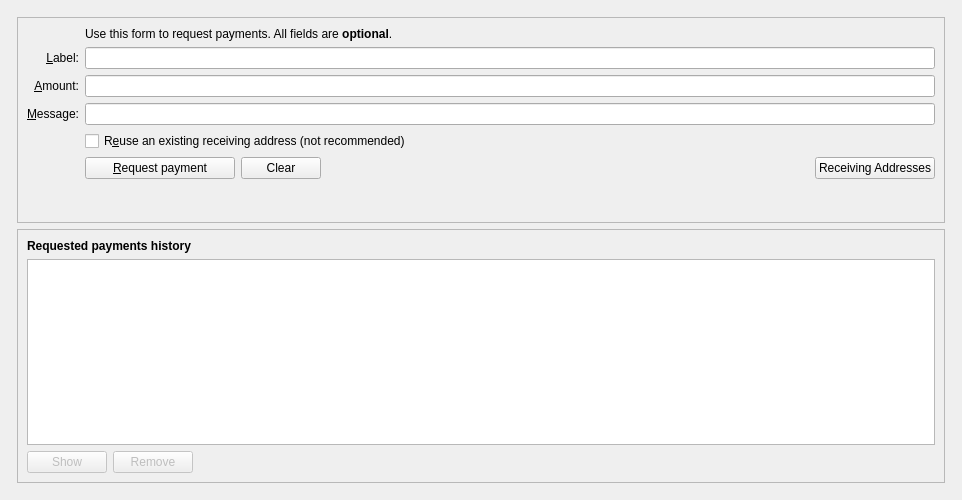
<?xml version="1.0" encoding="UTF-8"?>
<ui version="4.0">
 <class>ReceiveCoinsDialog</class>
 <widget class="QWidget" name="ReceiveCoinsDialog">
  <property name="geometry">
   <rect>
    <x>0</x>
    <y>0</y>
    <width>962</width>
    <height>500</height>
   </rect>
  </property>
  <layout class="QVBoxLayout" name="verticalLayout" stretch="0">
   <item>
    <layout class="QVBoxLayout" name="verticalLayout_Master" stretch="0,1">
     <property name="spacing">
      <number>0</number>
     </property>
     <item>
      <widget class="QFrame" name="frame_Header">
       <layout class="QVBoxLayout" name="verticalLayout_8">
        <property name="leftMargin">
         <number>0</number>
        </property>
        <property name="topMargin">
         <number>0</number>
        </property>
        <property name="rightMargin">
         <number>0</number>
        </property>
        <property name="bottomMargin">
         <number>0</number>
        </property>
        <item>
         <layout class="QHBoxLayout" name="horizontalLayout_Header"/>
        </item>
       </layout>
      </widget>
     </item>
     <item>
      <widget class="QFrame" name="frame_BG">
       <layout class="QVBoxLayout" name="verticalLayout_5">
        <property name="leftMargin">
         <number>6</number>
        </property>
        <property name="topMargin">
         <number>6</number>
        </property>
        <property name="rightMargin">
         <number>6</number>
        </property>
        <property name="bottomMargin">
         <number>6</number>
        </property>
        <item>
         <widget class="QFrame" name="frame2">
          <property name="sizePolicy">
           <sizepolicy hsizetype="Preferred" vsizetype="Expanding">
            <horstretch>0</horstretch>
            <verstretch>0</verstretch>
           </sizepolicy>
          </property>
          <property name="frameShape">
           <enum>QFrame::StyledPanel</enum>
          </property>
          <property name="frameShadow">
           <enum>QFrame::Sunken</enum>
          </property>
          <layout class="QVBoxLayout" name="verticalLayout_3">
           <item>
            <layout class="QGridLayout" name="gridLayout">
             <item row="7" column="2">
              <widget class="QCheckBox" name="reuseAddress">
               <property name="toolTip">
                <string>Reuse one of the previously used receiving addresses.&lt;br&gt;Reusing addresses has security and privacy issues.&lt;br&gt;Do not use this unless re-generating a payment request made before.</string>
               </property>
               <property name="text">
                <string>R&amp;euse an existing receiving address (not recommended)</string>
               </property>
              </widget>
             </item>
             <item row="7" column="0">
              <widget class="QLabel" name="label_4">
               <property name="text">
                <string/>
               </property>
              </widget>
             </item>
             <item row="6" column="0">
              <widget class="QLabel" name="label_3">
               <property name="toolTip">
                <string>An optional message to attach to the payment request, which will be displayed when the request is opened. Note: The message will not be sent with the payment over the Midas network.</string>
               </property>
               <property name="text">
                <string>&amp;Message:</string>
               </property>
               <property name="alignment">
                <set>Qt::AlignRight|Qt::AlignTrailing|Qt::AlignVCenter</set>
               </property>
               <property name="buddy">
                <cstring>reqMessage</cstring>
               </property>
              </widget>
             </item>
             <item row="4" column="2">
              <widget class="QLineEdit" name="reqLabel">
               <property name="toolTip">
                <string>An optional label to associate with the new receiving address.</string>
               </property>
              </widget>
             </item>
             <item row="6" column="2">
              <widget class="QLineEdit" name="reqMessage">
               <property name="toolTip">
                <string>An optional message to attach to the payment request, which will be displayed when the request is opened.&lt;br&gt;Note: The message will not be sent with the payment over the Midas network.</string>
               </property>
              </widget>
             </item>
             <item row="2" column="2">
              <widget class="QLabel" name="label_5">
               <property name="text">
                <string>Use this form to request payments. All fields are &lt;b&gt;optional&lt;/b&gt;.</string>
               </property>
              </widget>
             </item>
             <item row="4" column="0">
              <widget class="QLabel" name="label_2">
               <property name="toolTip">
                <string>An optional label to associate with the new receiving address.</string>
               </property>
               <property name="text">
                <string>&amp;Label:</string>
               </property>
               <property name="alignment">
                <set>Qt::AlignRight|Qt::AlignTrailing|Qt::AlignVCenter</set>
               </property>
               <property name="buddy">
                <cstring>reqLabel</cstring>
               </property>
              </widget>
             </item>
             <item row="5" column="0">
              <widget class="QLabel" name="label">
               <property name="toolTip">
                <string>An optional amount to request. Leave this empty or zero to not request a specific amount.</string>
               </property>
               <property name="text">
                <string>&amp;Amount:</string>
               </property>
               <property name="alignment">
                <set>Qt::AlignRight|Qt::AlignTrailing|Qt::AlignVCenter</set>
               </property>
               <property name="buddy">
                <cstring>reqAmount</cstring>
               </property>
              </widget>
             </item>
             <item row="5" column="2">
              <widget class="BitcoinAmountField" name="reqAmount">
               <property name="minimumSize">
                <size>
                 <width>80</width>
                 <height>0</height>
                </size>
               </property>
               <property name="toolTip">
                <string>An optional amount to request. Leave this empty or zero to not request a specific amount.</string>
               </property>
              </widget>
             </item>
             <item row="8" column="0">
              <widget class="QLabel" name="label_7">
               <property name="text">
                <string/>
               </property>
              </widget>
             </item>
             <item row="8" column="2">
              <layout class="QHBoxLayout" name="horizontalLayout">
               <item>
                <widget class="QPushButton" name="receiveButton">
                 <property name="minimumSize">
                  <size>
                   <width>150</width>
                   <height>0</height>
                  </size>
                 </property>
                 <property name="text">
                  <string>&amp;Request payment</string>
                 </property>
                 <property name="icon">
                  <iconset resource="../midas.qrc">
                   <normaloff>:/icons/receiving_addresses</normaloff>:/icons/receiving_addresses</iconset>
                 </property>
                </widget>
               </item>
               <item>
                <widget class="QPushButton" name="clearButton">
                 <property name="sizePolicy">
                  <sizepolicy hsizetype="Minimum" vsizetype="Fixed">
                   <horstretch>0</horstretch>
                   <verstretch>0</verstretch>
                  </sizepolicy>
                 </property>
                 <property name="toolTip">
                  <string>Clear all fields of the form.</string>
                 </property>
                 <property name="text">
                  <string>Clear</string>
                 </property>
                 <property name="icon">
                  <iconset resource="../midas.qrc">
                   <normaloff>:/icons/remove</normaloff>:/icons/remove</iconset>
                 </property>
                 <property name="autoDefault">
                  <bool>false</bool>
                 </property>
                </widget>
               </item>
               <item>
                <spacer name="horizontalSpacer">
                 <property name="orientation">
                  <enum>Qt::Horizontal</enum>
                 </property>
                 <property name="sizeHint" stdset="0">
                  <size>
                   <width>40</width>
                   <height>20</height>
                  </size>
                 </property>
                </spacer>
               </item>
               <item>
                <widget class="QPushButton" name="receivingAddressesButton">
                 <property name="text">
                  <string>Receiving Addresses</string>
                 </property>
                 <property name="icon">
                  <iconset resource="../midas.qrc">
                   <normaloff>:/icons/address-book</normaloff>:/icons/address-book</iconset>
                 </property>
                 <property name="autoDefault">
                  <bool>false</bool>
                 </property>
                </widget>
               </item>
              </layout>
             </item>
             <item row="9" column="2">
              <spacer name="verticalSpacer">
               <property name="orientation">
                <enum>Qt::Vertical</enum>
               </property>
               <property name="sizeHint" stdset="0">
                <size>
                 <width>20</width>
                 <height>40</height>
                </size>
               </property>
              </spacer>
             </item>
            </layout>
           </item>
          </layout>
         </widget>
        </item>
        <item>
         <widget class="QFrame" name="frame">
          <property name="sizePolicy">
           <sizepolicy hsizetype="Preferred" vsizetype="Expanding">
            <horstretch>0</horstretch>
            <verstretch>0</verstretch>
           </sizepolicy>
          </property>
          <property name="frameShape">
           <enum>QFrame::StyledPanel</enum>
          </property>
          <property name="frameShadow">
           <enum>QFrame::Raised</enum>
          </property>
          <layout class="QVBoxLayout" name="verticalLayout_2">
           <item>
            <widget class="QLabel" name="label_6">
             <property name="font">
              <font>
               <weight>75</weight>
               <bold>true</bold>
              </font>
             </property>
             <property name="text">
              <string>Requested payments history</string>
             </property>
            </widget>
           </item>
           <item>
            <widget class="QTableView" name="recentRequestsView">
             <property name="palette">
              <palette>
               <active>
                <colorrole role="Text">
                 <brush brushstyle="SolidPattern">
                  <color alpha="255">
                   <red>51</red>
                   <green>51</green>
                   <blue>51</blue>
                  </color>
                 </brush>
                </colorrole>
               </active>
               <inactive>
                <colorrole role="Text">
                 <brush brushstyle="SolidPattern">
                  <color alpha="255">
                   <red>51</red>
                   <green>51</green>
                   <blue>51</blue>
                  </color>
                 </brush>
                </colorrole>
               </inactive>
               <disabled>
                <colorrole role="Text">
                 <brush brushstyle="SolidPattern">
                  <color alpha="255">
                   <red>85</red>
                   <green>85</green>
                   <blue>85</blue>
                  </color>
                 </brush>
                </colorrole>
               </disabled>
              </palette>
             </property>
             <property name="contextMenuPolicy">
              <enum>Qt::CustomContextMenu</enum>
             </property>
             <property name="tabKeyNavigation">
              <bool>false</bool>
             </property>
             <property name="sortingEnabled">
              <bool>true</bool>
             </property>
            </widget>
           </item>
           <item>
            <layout class="QHBoxLayout" name="horizontalLayout_2">
             <item>
              <widget class="QPushButton" name="showRequestButton">
               <property name="enabled">
                <bool>false</bool>
               </property>
               <property name="toolTip">
                <string>Show the selected request (does the same as double clicking an entry)</string>
               </property>
               <property name="text">
                <string>Show</string>
               </property>
               <property name="icon">
                <iconset resource="../midas.qrc">
                 <normaloff>:/icons/edit</normaloff>:/icons/edit</iconset>
               </property>
               <property name="autoDefault">
                <bool>false</bool>
               </property>
              </widget>
             </item>
             <item>
              <widget class="QPushButton" name="removeRequestButton">
               <property name="enabled">
                <bool>false</bool>
               </property>
               <property name="toolTip">
                <string>Remove the selected entries from the list</string>
               </property>
               <property name="text">
                <string>Remove</string>
               </property>
               <property name="icon">
                <iconset resource="../midas.qrc">
                 <normaloff>:/icons/remove</normaloff>:/icons/remove</iconset>
               </property>
               <property name="autoDefault">
                <bool>false</bool>
               </property>
              </widget>
             </item>
             <item>
              <spacer name="horizontalSpacer_2">
               <property name="orientation">
                <enum>Qt::Horizontal</enum>
               </property>
               <property name="sizeHint" stdset="0">
                <size>
                 <width>40</width>
                 <height>20</height>
                </size>
               </property>
              </spacer>
             </item>
            </layout>
           </item>
          </layout>
         </widget>
        </item>
       </layout>
      </widget>
     </item>
    </layout>
   </item>
  </layout>
 </widget>
 <customwidgets>
  <customwidget>
   <class>BitcoinAmountField</class>
   <extends>QLineEdit</extends>
   <header>bitcoinamountfield.h</header>
   <container>1</container>
  </customwidget>
 </customwidgets>
 <tabstops>
  <tabstop>reqLabel</tabstop>
  <tabstop>reqAmount</tabstop>
  <tabstop>reqMessage</tabstop>
  <tabstop>reuseAddress</tabstop>
  <tabstop>receiveButton</tabstop>
  <tabstop>clearButton</tabstop>
  <tabstop>recentRequestsView</tabstop>
  <tabstop>showRequestButton</tabstop>
  <tabstop>removeRequestButton</tabstop>
 </tabstops>
 <resources>
  <include location="../midas.qrc"/>
 </resources>
 <connections/>
</ui>
